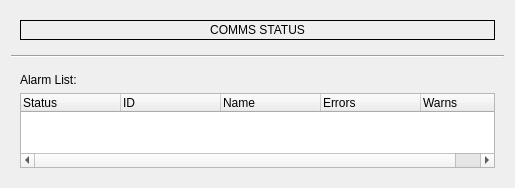
<?xml version="1.0" encoding="UTF-8"?>
<ui version="4.0">
 <class>RobotAlarmsWidget</class>
 <widget class="QWidget" name="RobotAlarmsWidget">
  <property name="geometry">
   <rect>
    <x>0</x>
    <y>0</y>
    <width>515</width>
    <height>188</height>
   </rect>
  </property>
  <property name="minimumSize">
   <size>
    <width>200</width>
    <height>0</height>
   </size>
  </property>
  <property name="windowTitle">
   <string>Form</string>
  </property>
  <layout class="QVBoxLayout" name="verticalLayout_2">
   <item>
    <widget class="QWidget" name="defaultAlarmsWidget" native="true">
     <layout class="QHBoxLayout" name="horizontalLayout">
      <item>
       <widget class="QLabel" name="commsIndicatorL">
        <property name="minimumSize">
         <size>
          <width>40</width>
          <height>20</height>
         </size>
        </property>
        <property name="maximumSize">
         <size>
          <width>16161</width>
          <height>12312</height>
         </size>
        </property>
        <property name="toolTip">
         <string/>
        </property>
        <property name="frameShape">
         <enum>QFrame::Box</enum>
        </property>
        <property name="text">
         <string>COMMS STATUS</string>
        </property>
        <property name="scaledContents">
         <bool>true</bool>
        </property>
        <property name="alignment">
         <set>Qt::AlignCenter</set>
        </property>
        <property name="margin">
         <number>2</number>
        </property>
       </widget>
      </item>
     </layout>
    </widget>
   </item>
   <item>
    <widget class="Line" name="line">
     <property name="orientation">
      <enum>Qt::Horizontal</enum>
     </property>
    </widget>
   </item>
   <item>
    <widget class="QWidget" name="robotAlarmsWidget" native="true">
     <property name="sizePolicy">
      <sizepolicy hsizetype="MinimumExpanding" vsizetype="MinimumExpanding">
       <horstretch>0</horstretch>
       <verstretch>0</verstretch>
      </sizepolicy>
     </property>
     <layout class="QVBoxLayout" name="verticalLayout">
      <property name="sizeConstraint">
       <enum>QLayout::SetDefaultConstraint</enum>
      </property>
      <item>
       <widget class="QLabel" name="label">
        <property name="text">
         <string>Alarm List:</string>
        </property>
        <property name="alignment">
         <set>Qt::AlignLeading|Qt::AlignLeft|Qt::AlignVCenter</set>
        </property>
       </widget>
      </item>
      <item>
       <widget class="QTreeWidget" name="treeWidget">
        <property name="verticalScrollBarPolicy">
         <enum>Qt::ScrollBarAsNeeded</enum>
        </property>
        <property name="horizontalScrollBarPolicy">
         <enum>Qt::ScrollBarAsNeeded</enum>
        </property>
        <property name="sizeAdjustPolicy">
         <enum>QAbstractScrollArea::AdjustToContents</enum>
        </property>
        <property name="editTriggers">
         <set>QAbstractItemView::NoEditTriggers</set>
        </property>
        <property name="indentation">
         <number>0</number>
        </property>
        <property name="wordWrap">
         <bool>true</bool>
        </property>
        <attribute name="headerCascadingSectionResizes">
         <bool>false</bool>
        </attribute>
        <attribute name="headerMinimumSectionSize">
         <number>30</number>
        </attribute>
        <attribute name="headerStretchLastSection">
         <bool>true</bool>
        </attribute>
        <column>
         <property name="text">
          <string notr="true">Status</string>
         </property>
        </column>
        <column>
         <property name="text">
          <string>ID</string>
         </property>
        </column>
        <column>
         <property name="text">
          <string>Name</string>
         </property>
        </column>
        <column>
         <property name="text">
          <string>Errors</string>
         </property>
        </column>
        <column>
         <property name="text">
          <string>Warns</string>
         </property>
        </column>
       </widget>
      </item>
     </layout>
    </widget>
   </item>
  </layout>
 </widget>
 <resources/>
 <connections/>
</ui>
